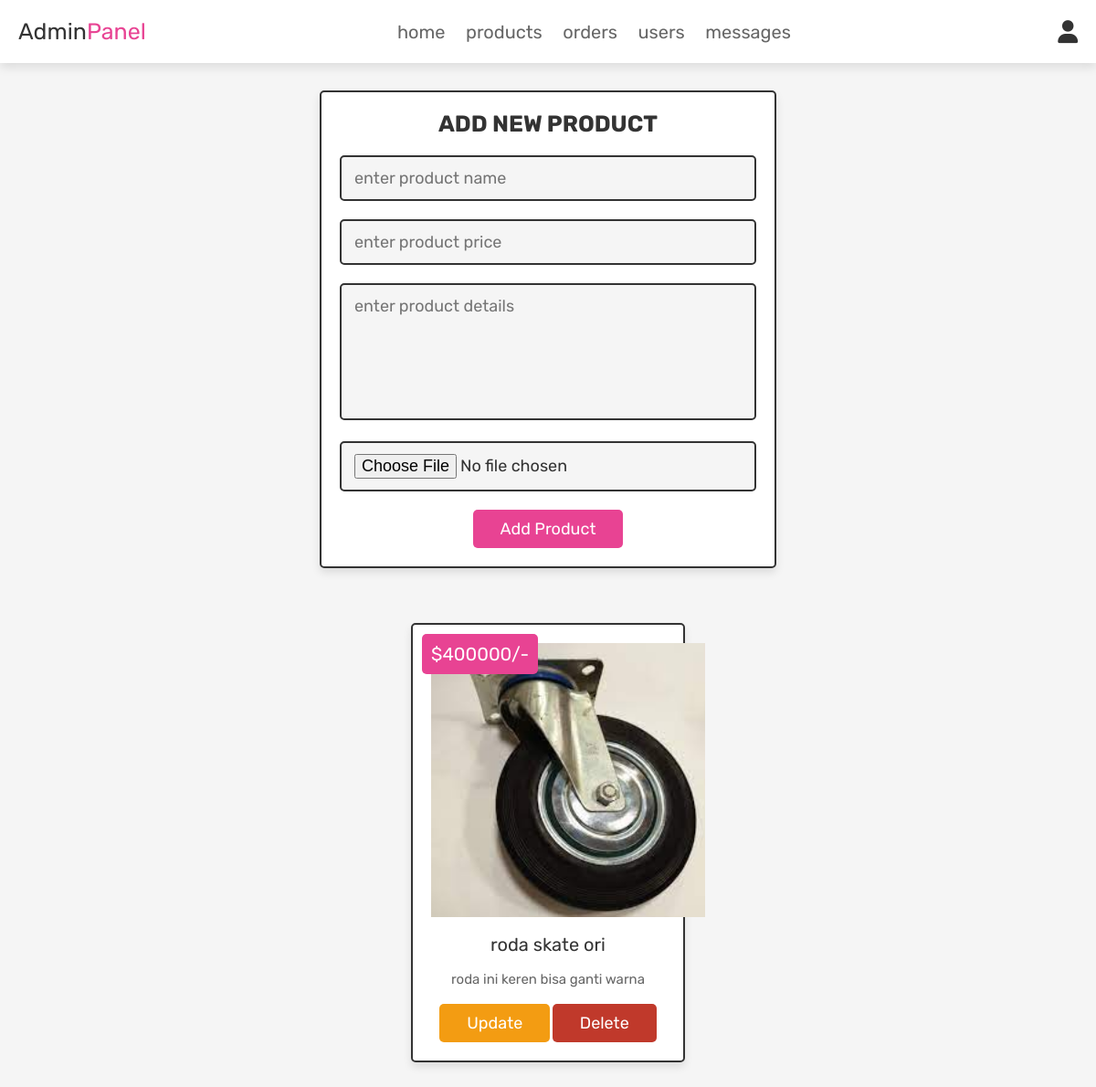
The page /PHP/admin_products.php (signed in) on the database its author committed.
### tables this page shows
CREATE TABLE IF NOT EXISTS `products` (
  `id` int NOT NULL AUTO_INCREMENT,
  `name` varchar(100) NOT NULL,
  `details` varchar(500) NOT NULL,
  `price` int NOT NULL,
  `image` varchar(100) NOT NULL,
  PRIMARY KEY (`id`)
);

### PHP/admin_products.php (the view, shortened to what this page needs)
<?php
@include 'config.php';
?>
<!DOCTYPE html>
<html lang="en">
<head>
   <link rel="stylesheet" href="https://cdnjs.cloudflare.com/ajax/libs/font-awesome/6.0.0/css/all.min.css">
   <link rel="stylesheet" href="css login/admin_style.css">
</head>
<body>
<?php @include 'admin_header.php'; ?>
<section class="add-products">
   <form action="" method="POST" enctype="multipart/form-data">
      <h3>add new product</h3>
      <input type="text" class="box" required placeholder="enter product name" name="name">
      <input type="number" min="0" class="box" required placeholder="enter product price" name="price">
      <textarea name="details" class="box" required placeholder="enter product details" cols="30" rows="10"></textarea>
      <input type="file" accept="image/jpg, image/jpeg, image/png" required class="box" name="image">
      <input type="submit" value="add product" name="add_product" class="btn">
   </form>
</section>
<section class="show-products">
   <div class="box-container">
      <?php
         $select_products = mysqli_query($conn, "SELECT * FROM `products`") or die('query failed');
         if(mysqli_num_rows($select_products) > 0){
            while($fetch_products = mysqli_fetch_assoc($select_products)){
      ?>
      <div class="box">
         <div class="price">$<?php echo $fetch_products['price']; ?>/-</div>
         <img class="image" src="uploaded_img/<?php echo $fetch_products['image']; ?>" alt="">
         <div class="name"><?php echo $fetch_products['name']; ?></div>
         <div class="details"><?php echo $fetch_products['details']; ?></div>
         <a href="admin_update_product.php?update=<?php echo $fetch_products['id']; ?>" class="option-btn">update</a>
         <a href="admin_products.php?delete=<?php echo $fetch_products['id']; ?>" class="delete-btn" onclick="return confirm('delete this product?');">delete</a>
      </div>
      <?php
         }
      }else{
         echo '<p class="empty">no products added yet!</p>';
      }
      ?>
   </div>
</section>
</body>
</html>

### PHP/css login/admin_style.css (style rules this page uses)
:root { --pink:#e84393; --red:#c0392b; --orange:#f39c12; --black:#333; --white:#fff; --light-color:#666; --light-white:#ccc; --light-bg:#f5f5f5; --border:.2rem solid var(--black); --box-shadow:0 .5rem 1rem rgba(0,0,0,.1); }
* { font-family: 'Rubik', sans-serif; margin:0; padding:0; box-sizing: border-box; outline: none; border:none; text-decoration: none; transition:all .2s linear; }
html { font-size: 62.5%; overflow-x: hidden; scroll-behavior: smooth; scroll-padding-top: 6.5rem; }
body { background: var(--light-bg); }
section { padding:3rem 2rem; }
.btn, .delete-btn, .option-btn { display: inline-block; border-radius: .5rem; margin-top: 1rem; font-size: 1.8rem; color:var(--white); cursor: pointer; padding:1rem 3rem; text-transform: capitalize; }
.btn { background-color: var(--pink); }
.delete-btn { background-color: var(--red); }
.option-btn { background-color: var(--orange); }
.add-products form { max-width: 50rem; border-radius: .5rem; background-color: var(--white); border:var(--border); padding:2rem; text-align: center; margin:0 auto; box-shadow: var(--box-shadow); }
.add-products form h3 { font-size: 2.5rem; text-transform: uppercase; color:var(--black); margin-bottom: 1rem; }
.add-products form .box { width: 100%; margin:1rem 0; font-size: 1.8rem; color:var(--black); border-radius: .5rem; background-color: var(--light-bg); padding:1.2rem 1.4rem; border:var(--border); }
.add-products form textarea { height: 15rem; resize: none; }
.show-products .box-container { display: grid; grid-template-columns: repeat(auto-fit, 30rem); gap:1.5rem; align-items: flex-start; max-width: 1200px; margin: 0 auto; justify-content: center; }
.show-products .box-container .box { text-align: center; padding:2rem; border:var(--border); background-color: var(--white); box-shadow: var(--box-shadow); border-radius: .5rem; position: relative; }
.show-products .box-container .box .image { height: 30rem; margin-bottom: .5rem; }
.show-products .box-container .box .price { background-color: var(--pink); position: absolute; top:1rem; left:1rem; border-radius: .5rem; color:var(--white); padding:1rem; font-size: 2rem; }
.show-products .box-container .box .name { margin:1rem 0; font-size: 2rem; color:var(--black); }
.show-products .box-container .box .details { line-height: 1.5; color:var(--light-color); font-size: 1.5rem; padding:.5rem 0; }

### rows shown on the page
products: price "400000", image (picture), name "roda skate ori", details "roda ini keren bisa ganti warna"
